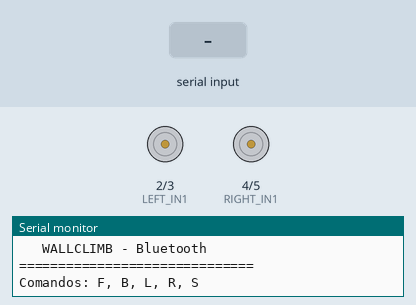
Simulated run of this sketch. Board: Arduino Uno, built with avr-gcc and run on an emulated ATmega328P. Shown: motor-driver pin pairs drawn as motors (green arrow = first pin HIGH = forward, orange = second pin HIGH = backward, longer = more drive), the last lines printed to the serial monitor. Inputs (shaded band) come from the test bench.

Above: at 1.2 s.
1.3 s: "F" received over the second serial link
At 1.7 s:
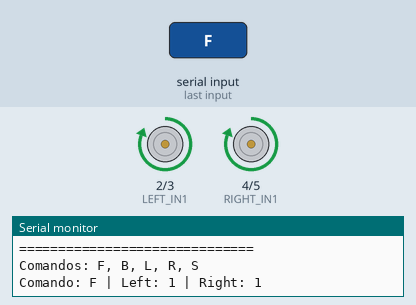
3.3 s: "B" received over the second serial link
At 3.7 s:
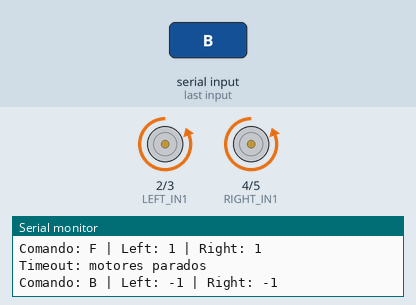
5.3 s: "L" received over the second serial link
At 5.7 s:
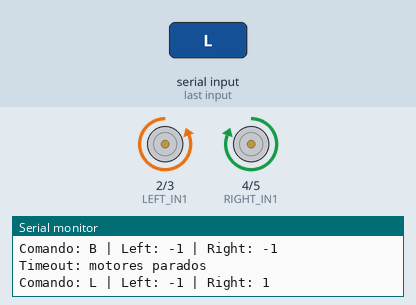
7.3 s: "R" received over the second serial link
At 7.7 s:
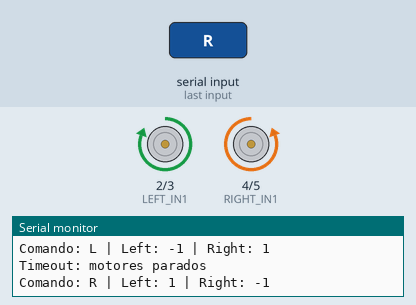
Timing chart, 0 to 10.3 s (numbered marks = the images above; inputs shaded):
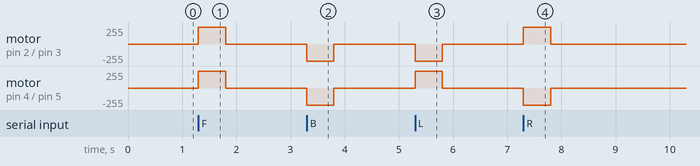

The sketch:

wallclimb_bluetooth.ino
```cpp
#include <SoftwareSerial.h>

// ==========================================
// WALLCLIMB - Controle por Bluetooth (HC-06)
// ==========================================

// Bluetooth HC-06
// (pinos 10 e 11 para não conflitar com os pinos da ponte H)
const int BT_RX = 10;  // Arduino RX <- TX do HC-06
const int BT_TX = 11;  // Arduino TX -> RX do HC-06 (usar divisor de tensão!)

SoftwareSerial hc06(BT_RX, BT_TX);

// Motor esquerdo
const int LEFT_IN1 = 2;
const int LEFT_IN2 = 3;

// Motor direito
const int RIGHT_IN1 = 4;
const int RIGHT_IN2 = 5;

// Segurança: se ficar este tempo (ms) sem receber nenhum comando,
// os motores param (evita o robô sair andando se a conexão cair)
const unsigned long COMMAND_TIMEOUT = 500;

unsigned long lastCommandTime = 0;

// left/right:
//  1 = frente
//  0 = parado
// -1 = ré
int left = 0;
int right = 0;

// Comandos aceitos (enviados como 1 caractere):
//  F = frente
//  B = ré
//  L = vira à esquerda
//  R = vira à direita
//  S = parar
void getMovementDir(char cmd) {

  switch (cmd) {

    case 'F':
      left = 1;
      right = 1;
      break;

    case 'B':
      left = -1;
      right = -1;
      break;

    case 'L':
      left = -1;
      right = 1;
      break;

    case 'R':
      left = 1;
      right = -1;
      break;

    case 'S':
      left = 0;
      right = 0;
      break;

    default:
      // Comando desconhecido (inclui \r, \n, espaços): ignora
      return;
  }

  lastCommandTime = millis();

  // Monitor serial
  Serial.print("Comando: ");
  Serial.print(cmd);
  Serial.print(" | Left: ");
  Serial.print(left);
  Serial.print(" | Right: ");
  Serial.println(right);
}

void setMotor(int in1, int in2, int direction) {

  if (direction == 1) {
    // Frente
    digitalWrite(in1, HIGH);
    digitalWrite(in2, LOW);
  }
  else if (direction == -1) {
    // Ré
    digitalWrite(in1, LOW);
    digitalWrite(in2, HIGH);
  }
  else {
    // Parado
    digitalWrite(in1, LOW);
    digitalWrite(in2, LOW);
  }
}

void setup() {

  pinMode(LEFT_IN1, OUTPUT);
  pinMode(LEFT_IN2, OUTPUT);

  pinMode(RIGHT_IN1, OUTPUT);
  pinMode(RIGHT_IN2, OUTPUT);

  // Começa com os motores parados
  setMotor(LEFT_IN1, LEFT_IN2, 0);
  setMotor(RIGHT_IN1, RIGHT_IN2, 0);

  Serial.begin(9600);
  hc06.begin(9600);

  lastCommandTime = millis();

  Serial.println("==============================");
  Serial.println("   WALLCLIMB - Bluetooth");
  Serial.println("==============================");
  Serial.println("Comandos: F, B, L, R, S");
  Serial.println();
}

void loop() {

  // ==========================================
  // Bluetooth -> define direção dos motores
  // ==========================================
  while (hc06.available()) {

    char c = hc06.read();

    // Aceita letras minúsculas também
    if (c >= 'a' && c <= 'z') {
      c = c - 32;
    }

    getMovementDir(c);
  }

  // ==========================================
  // Segurança: sem comando por muito tempo -> para
  // ==========================================
  if ((left != 0 || right != 0) && millis() - lastCommandTime > COMMAND_TIMEOUT) {
    left = 0;
    right = 0;
    Serial.println("Timeout: motores parados");
  }

  // Controla os dois motores
  setMotor(LEFT_IN1, LEFT_IN2, left);
  setMotor(RIGHT_IN1, RIGHT_IN2, right);
}
```

Measured:
- after the input at 1.3 s, motor on pin 2 (LEFT_IN1) / pin 3 (LEFT_IN2), motor on pin 4 (RIGHT_IN1) / pin 5 (RIGHT_IN2): stopped → forward 255/255 at once, → stopped 0.50 s later
- after the input at 3.3 s, motor on pin 2 (LEFT_IN1) / pin 3 (LEFT_IN2), motor on pin 4 (RIGHT_IN1) / pin 5 (RIGHT_IN2): stopped → backward 255/255 at once, → stopped 0.50 s later
- after the input at 5.3 s, motor on pin 2 (LEFT_IN1) / pin 3 (LEFT_IN2): stopped → backward 255/255 at once, → stopped 0.50 s later; motor on pin 4 (RIGHT_IN1) / pin 5 (RIGHT_IN2): stopped → forward 255/255 at once, → stopped 0.50 s later
- after the input at 7.3 s, motor on pin 2 (LEFT_IN1) / pin 3 (LEFT_IN2): stopped → forward 255/255 at once, → stopped 0.50 s later; motor on pin 4 (RIGHT_IN1) / pin 5 (RIGHT_IN2): stopped → backward 255/255 at once, → stopped 0.50 s later
